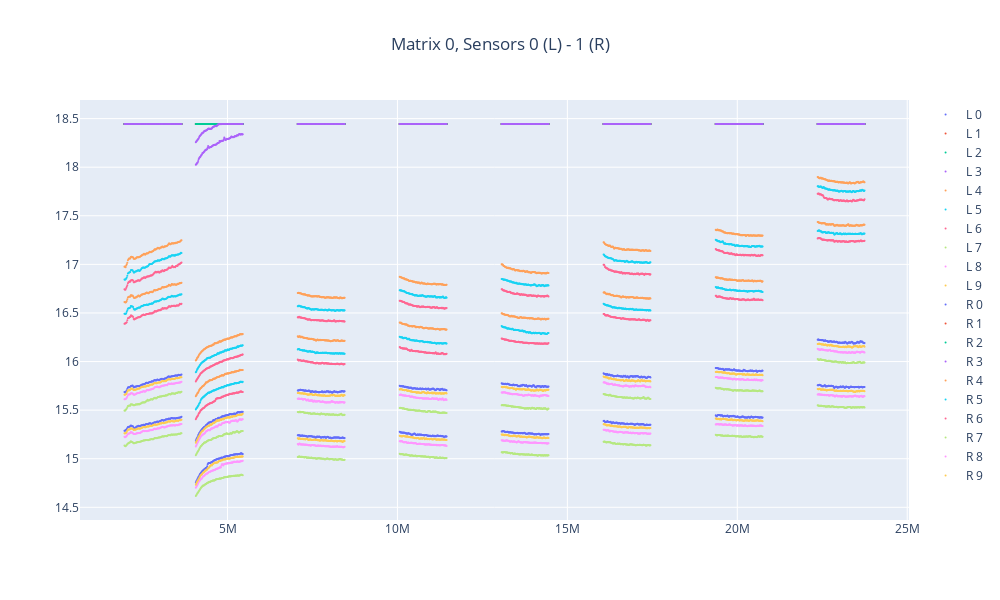

Notebook cell for this chart:
### Code cell
matrix = 0
for s in range(0, 2, 2):
    s_l = s
    s_r = s+1
    X_l, y_l, time_arr_l = dataset.get_sensor_cls(matrix,
                                                  s_l,
                                                  num_samples=100,
                                                  as_log=True)
    X_r, y_r, time_arr_r = dataset.get_sensor_cls(matrix,
                                                  s_r,
                                                  num_samples=100,
                                                  as_log=True)
    title = f"Matrix {matrix}, Sensors {s_l} (L) - {s_r} (R)"

    plot_data_pair(X_l, X_r, time_arr_l, title)

### Figure 1 — Plotly figure (JSON) as saved in the notebook; plotly's stock layout.template omitted (floating-point values rounded to 4 significant figures; data arrays with more than 128 entries replaced by an {"elided": "..."} marker saying what was removed)
{"data": [{"marker": {"size": 2}, "mode": "markers", "name": "L 0", "type": "scatter", "x": {"elided": "800 float values"}, "y": {"elided": "800 float values"}}, {"marker": {"size": 2}, "mode": "markers", "name": "L 1", "type": "scatter", "x": {"elided": "800 float values"}, "y": {"elided": "800 float values"}}, {"marker": {"size": 2}, "mode": "markers", "name": "L 2", "type": "scatter", "x": {"elided": "800 float values"}, "y": {"elided": "800 float values"}}, {"marker": {"size": 2}, "mode": "markers", "name": "L 3", "type": "scatter", "x": {"elided": "800 float values"}, "y": {"elided": "800 float values"}}, {"marker": {"size": 2}, "mode": "markers", "name": "L 4", "type": "scatter", "x": {"elided": "800 float values"}, "y": {"elided": "800 float values"}}, {"marker": {"size": 2}, "mode": "markers", "name": "L 5", "type": "scatter", "x": {"elided": "800 float values"}, "y": {"elided": "800 float values"}}, {"marker": {"size": 2}, "mode": "markers", "name": "L 6", "type": "scatter", "x": {"elided": "800 float values"}, "y": {"elided": "800 float values"}}, {"marker": {"size": 2}, "mode": "markers", "name": "L 7", "type": "scatter", "x": {"elided": "800 float values"}, "y": {"elided": "800 float values"}}, {"marker": {"size": 2}, "mode": "markers", "name": "L 8", "type": "scatter", "x": {"elided": "800 float values"}, "y": {"elided": "800 float values"}}, {"marker": {"size": 2}, "mode": "markers", "name": "L 9", "type": "scatter", "x": {"elided": "800 float values"}, "y": {"elided": "800 float values"}}, {"marker": {"size": 2}, "mode": "markers", "name": "R 0", "type": "scatter", "x": {"elided": "800 float values"}, "y": {"elided": "800 float values"}}, {"marker": {"size": 2}, "mode": "markers", "name": "R 1", "type": "scatter", "x": {"elided": "800 float values"}, "y": {"elided": "800 float values"}}, {"marker": {"size": 2}, "mode": "markers", "name": "R 2", "type": "scatter", "x": {"elided": "800 float values"}, "y": {"elided": "800 float values"}}, {"marker": {"size": 2}, "mode": "markers", "name": "R 3", "type": "scatter", "x": {"elided": "800 float values"}, "y": {"elided": "800 float values"}}, {"marker": {"size": 2}, "mode": "markers", "name": "R 4", "type": "scatter", "x": {"elided": "800 float values"}, "y": {"elided": "800 float values"}}, {"marker": {"size": 2}, "mode": "markers", "name": "R 5", "type": "scatter", "x": {"elided": "800 float values"}, "y": {"elided": "800 float values"}}, {"marker": {"size": 2}, "mode": "markers", "name": "R 6", "type": "scatter", "x": {"elided": "800 float values"}, "y": {"elided": "800 float values"}}, {"marker": {"size": 2}, "mode": "markers", "name": "R 7", "type": "scatter", "x": {"elided": "800 float values"}, "y": {"elided": "800 float values"}}, {"marker": {"size": 2}, "mode": "markers", "name": "R 8", "type": "scatter", "x": {"elided": "800 float values"}, "y": {"elided": "800 float values"}}, {"marker": {"size": 2}, "mode": "markers", "name": "R 9", "type": "scatter", "x": {"elided": "800 float values"}, "y": {"elided": "800 float values"}}], "layout": {"height": 600, "title": {"text": "Matrix 0, Sensors 0 (L) - 1 (R)", "x": 0.5}, "width": 1000}}
